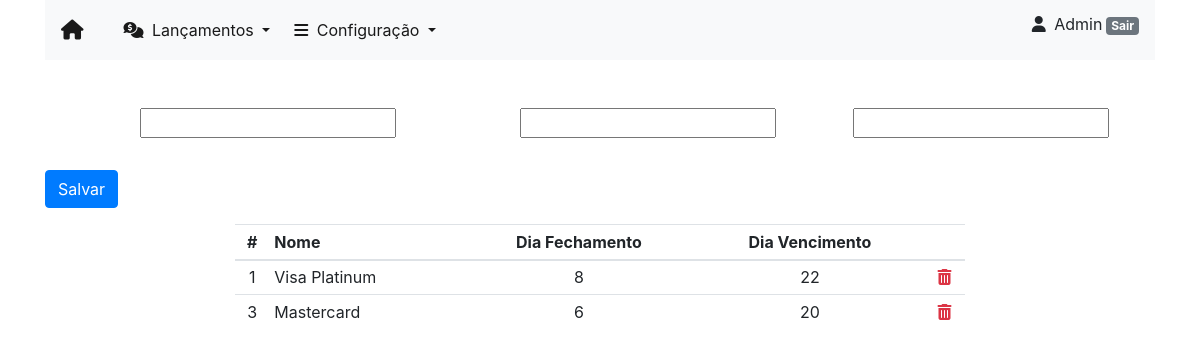
Page /contas/conta/ (signed in) on the earlier database version.
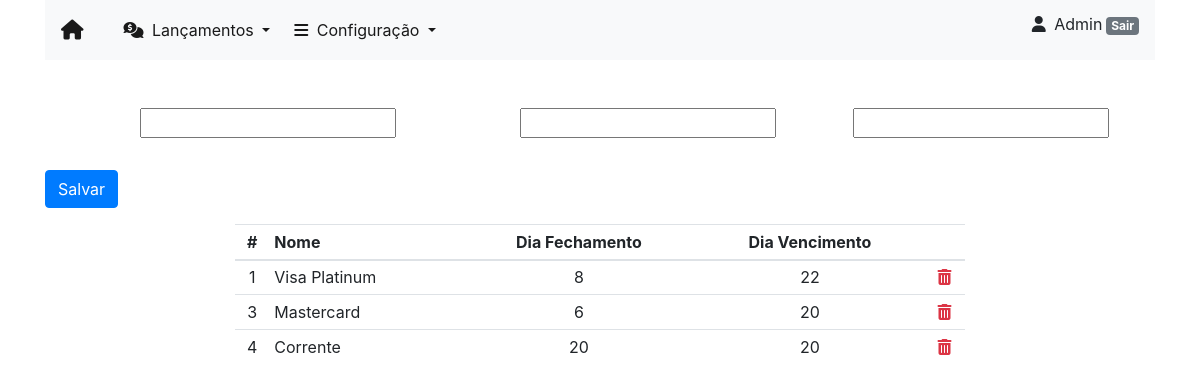
Same page on the later database version.
### contas/models.py (models this page shows, shortened)
class Conta(models.Model):
    nome = models.CharField(max_length=30)
    dia_fechamento = models.IntegerField()
    dia_vencimento = models.IntegerField()

### contas/views.py (the view)
# urls.py: path('conta/', conta_new, name='conta_new'),
@login_required
def conta_new(request):
    form = ContaForm(request.POST or None)
    relatorio = Conta.objects.all().order_by('id')
    if form.is_valid():
        form.save()
        return redirect('conta_new')
    return render(request, 'new_conta.html', {'form': form, 'relatorio': relatorio})

### contas/forms.py
class ContaForm(forms.ModelForm):
    class Meta:
        model = Conta
        fields = ['nome', 'dia_fechamento', 'dia_vencimento']

### contas/templates/new_conta.html (shortened to what this page needs)
{% extends 'base.html' %}
{% load bootstrap %}
{% block main %}
    <div class="desktop">
        <form method="POST" enctype="multipart/form-data">
            <div class="row mt-5">
                <div class="col-1"></div>
                <div class="col-4">{{ form.nome|bootstrap }}</div>
                <div class="col">{{ form.dia_fechamento|bootstrap }}</div>
                <div class="col">{{ form.dia_vencimento|bootstrap }}</div>
                <div class="col mt-4 pt-2">
                    <button type="submit" class="btn btn-primary">Salvar</button>
                </div>
            </div>
        </form>
    </div>
    <div class="desktop">
        <div class="row">
            <div class="col"></div>
            <div class="col-8">
                <table class="table table-sm mt-3">
                    <thead>
                    <tr>
                        <th class="text-center">#</th>
                        <th class="text-left">Nome</th>
                        <th class="text-center">Dia Fechamento</th>
                        <th class="text-center">Dia Vencimento</th>
                        <th></th>
                    </tr>
                    </thead>
                    <tbody>
                    {% for item in relatorio %}
                    <tr>
                        <td class="text-center">{{ item.id }}</td>
                        <td class="text-left">{{ item.nome }}</td>
                        <td class="text-center">{{ item.dia_fechamento }}</td>
                        <td class="text-center">{{ item.dia_vencimento }}</td>
                        <td class="text-center"><a href="{% url 'delete_conta' item.id %}" class="confirm-delete text-danger" title="Delete" data-toggle="modal" data-target="#confirmDeleteModal" id="deleteButton{{item.id}}"><i class="fas fa-trash-alt"></i></a></td>
                    </tr>
                    {% endfor %}
                    </tbody>
                </table>
            </div>
            <div class="col"></div>
        </div>
    </div>
{% endblock %}

### templates/base.html (shortened to what this page needs)
{% load static %}
<!DOCTYPE html>
<html lang="pt-br">
<head>
    <link rel="stylesheet" href="https://stackpath.bootstrapcdn.com/bootstrap/4.4.1/css/bootstrap.min.css">
    <link rel="stylesheet" href="{% static 'sticky-footer.css' %}">
    <link rel="stylesheet" href="{% static 'style.css' %}">
</head>
<body>
    <header class="container">
        <nav class="navbar navbar-expand-lg navbar-light bg-light mb-5">
            <a class="navbar-brand mr-4" href="{% url 'extrato_contas' %}">
                <i class="fas fa-home"></i>
            </a>
            <div class="collapse navbar-collapse" id="navbarNavDropdown">
                <ul class="navbar-nav">
                    <li class="nav-item dropdown ml-2">
                        <a class="nav-link active dropdown-toggle" href="#" id="navbarDropdownMenuLink" role="button" data-toggle="dropdown" aria-haspopup="true" aria-expanded="false">
                            <i class="fas fa-comments-dollar mr-1"></i> Lançamentos
                        </a>
                    </li>
                    <li class="nav-item dropdown ml-2">
                        <a class="nav-link active dropdown-toggle" href="#" id="navbarDropdownMenuLink" role="button" data-toggle="dropdown" aria-haspopup="true" aria-expanded="false">
                            <i class="fas fa-bars mr-1"></i> Configuração
                        </a>
                    </li>
                </ul>
            </div>
            {% if user.is_authenticated %}
            <p class="desktop text-capitalize text-right mt-1"><i class="fas fa-user mr-1"></i> {{ user.username }}<a class="badge badge-secondary ml-1" href="{% url 'logout' %}">Sair</a></p>
            {% else %}
            <a class="desktop btn btn-secondary ml-1" href="{% url 'login' %}">Login</a>
            {% endif %}
        </nav>
    </header>
    <div class="container">
            {% block main %}{% endblock %}
    </div>
</body>
</html>

### static/style.css (style rules this page uses)
@media only screen and (min-width: 380px) { .desktop { display: inline !important; } }

Differences in the rows shown:
added Conta: id "4", nome "Corrente", dia_fechamento "20", dia_vencimento "20"
